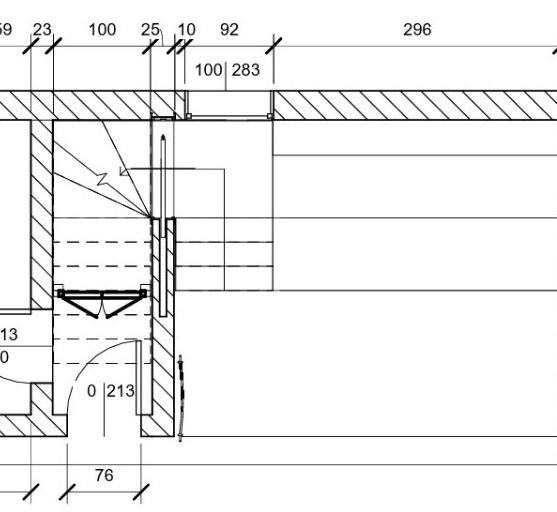
#> input picture reference_crops/crop_zoom_stairs.png, 557 x 512 px, found by its file name
$ python inspect_stair_details.py
#> lines starting #> are read from the running program, lines starting #| are printed output that depends on the picture
import cv2
import numpy as np
from PIL import Image

img = Image.open('crop_zoom_stairs.png')
#> img is the input picture: PIL image 557x512 RGB; min 0, max 255, mean 241.5
w, h = img.size
#> w = 557; h = 512

# Let's crop:
# 1. Antibagno and two doors and closet
img.crop((int(w*0.1), int(h*0.3), int(w*0.6), int(h*0.95))).save('crop_antibagno_detail.png')
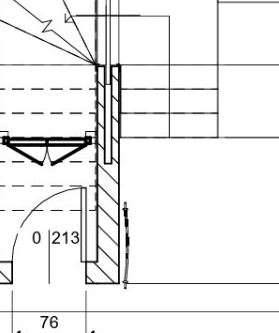
#> saved as crop_antibagno_detail.png: PIL image 279x333 RGB; min 0, max 255, mean 237.9
# 2. 3 steps, landing and sliding door
img.crop((int(w*0.4), int(h*0.1), int(w*0.8), int(h*0.7))).save('crop_stair_sliding_detail.png')
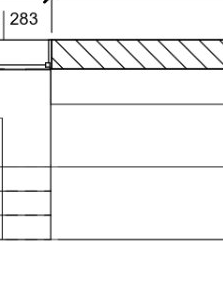
#> saved as crop_stair_sliding_detail.png: PIL image 223x307 RGB; min 0, max 255, mean 245.5

print("Saved stair details crops.")

$ run again, with reference_crops/bottom_left.png copied over reference_crops/crop_zoom_stairs.png
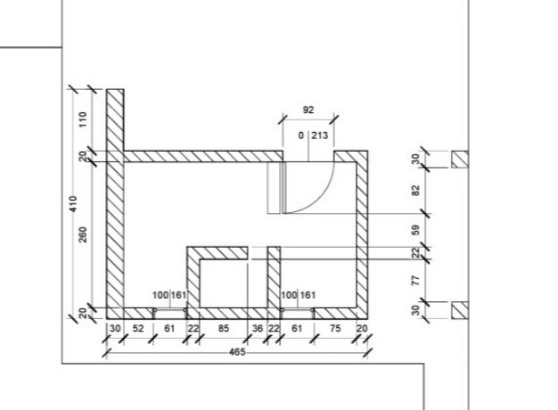
#> input picture reference_crops/bottom_left.png, 558 x 410 px, found by its file name
#> img is the input picture: PIL image 558x410 RGB; min 8, max 255, mean 246.1
#> `img.crop((int(w*0.1), int(h*0.3), int(w*0.6), int(h*0.95))).save('crop..`:
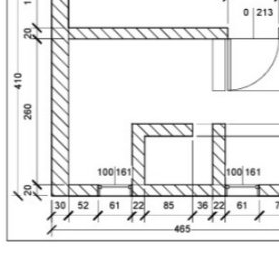
#> saved as crop_antibagno_detail.png: PIL image 279x266 RGB; min 8, max 255, mean 236.9
#> `img.crop((int(w*0.4), int(h*0.1), int(w*0.8), int(h*0.7))).save('crop_..`:
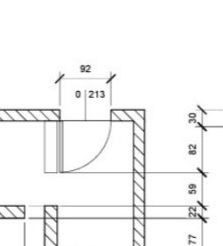
#> saved as crop_stair_sliding_detail.png: PIL image 223x246 RGB; min 18, max 255, mean 245
